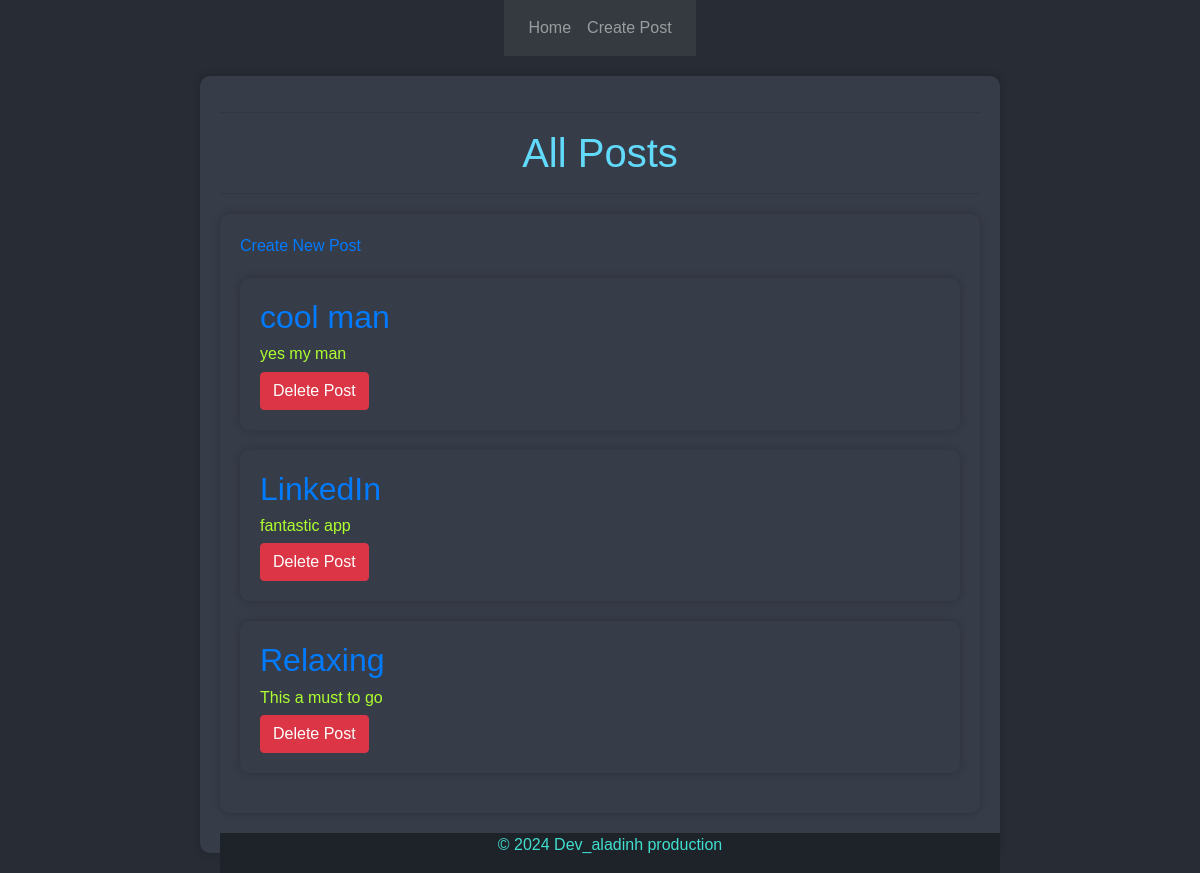
Before: / with the older database file.
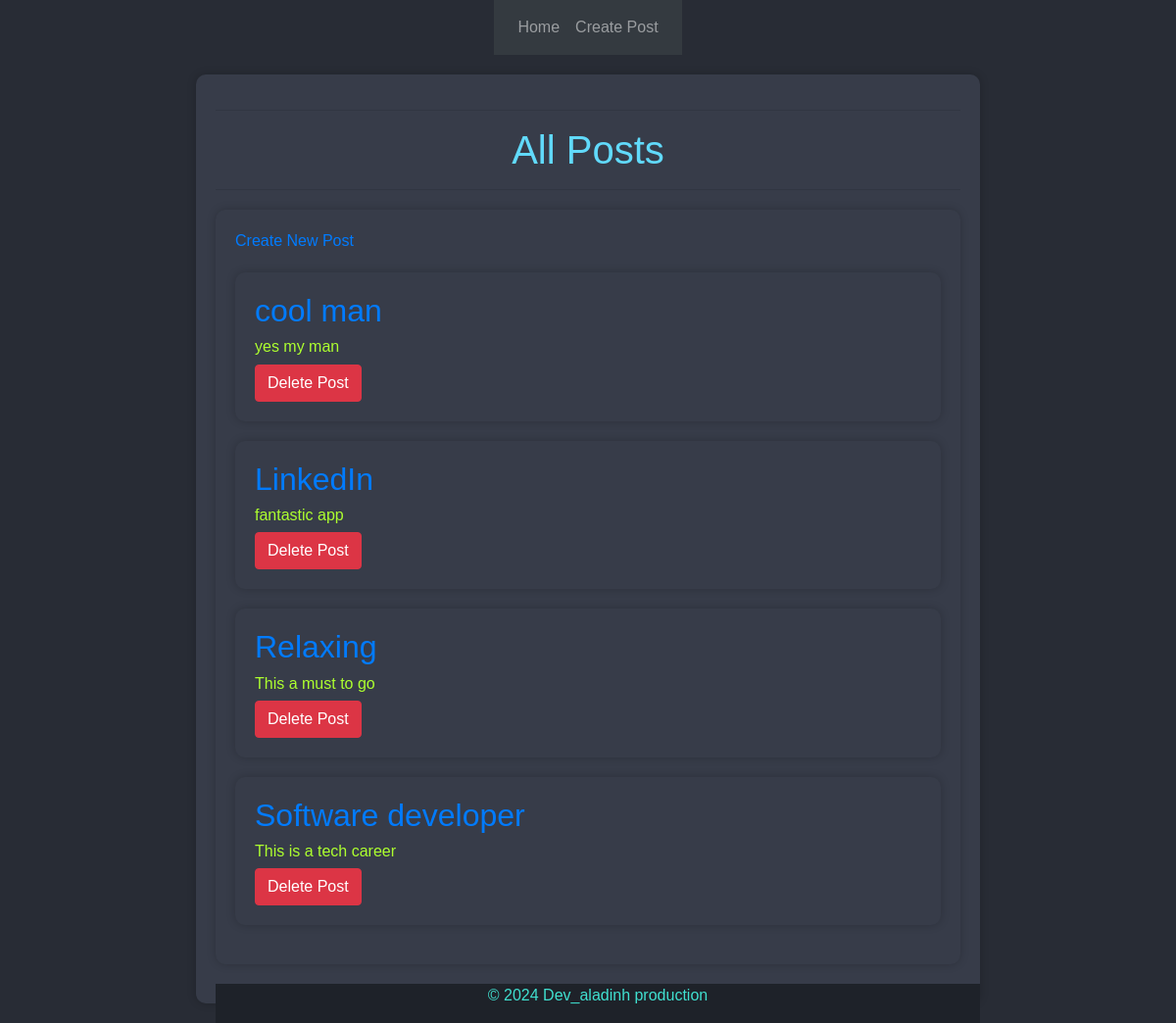
After: the same page with the newer database file.
### comments/models.py (models this page shows, shortened)
class Post(models.Model):
    title = models.CharField(max_length=50)
    caption = models.TextField()

### comments/views.py (the view)
# urls.py: path('', views.home, name='home'),
def home(request):
    posts = Post.objects.all()
    context = {
        'posts': posts,
    }
    return render(request, 'home.html', context)

### comments/templates/home.html (shortened to what this page needs)
{% extends 'base.html' %}
{% block content %}
<!DOCTYPE html>
<html lang="en">
<head>
</head>
<body>
  <section>
    <hr>
    <h1 align="center">All Posts</h1>
    <hr>
    <section>
      <a href="{% url 'create_post' %}">Create New Post</a>
      {% for post in posts %}
        <div>
          <section>
              <h2><a href="{% url 'post_detail' post.id %}">{{ post.title }}</a></h2>
              <h6> {{ post.caption }}</h6>
              <form method="POST" action="{% url 'delete_post' post.id %}">
                <button type="submit" class="btn btn-danger">Delete Post</button>
            </form>
            </section>
        </div>
      {% endfor %}
    </section>
    <footer>
      <p>&copy; 2024 Dev_aladinh production</p>
    </footer>
  </section>
</body>
</html>
{% endblock %}

Changed rows visible on the page:
added Post: title "Software developer", caption "This is a tech career"
